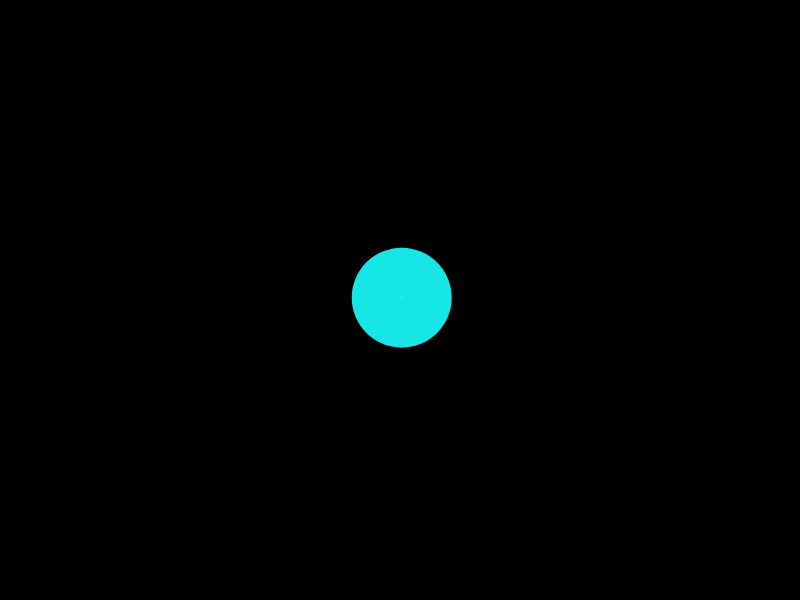
Frame 1 (no input)
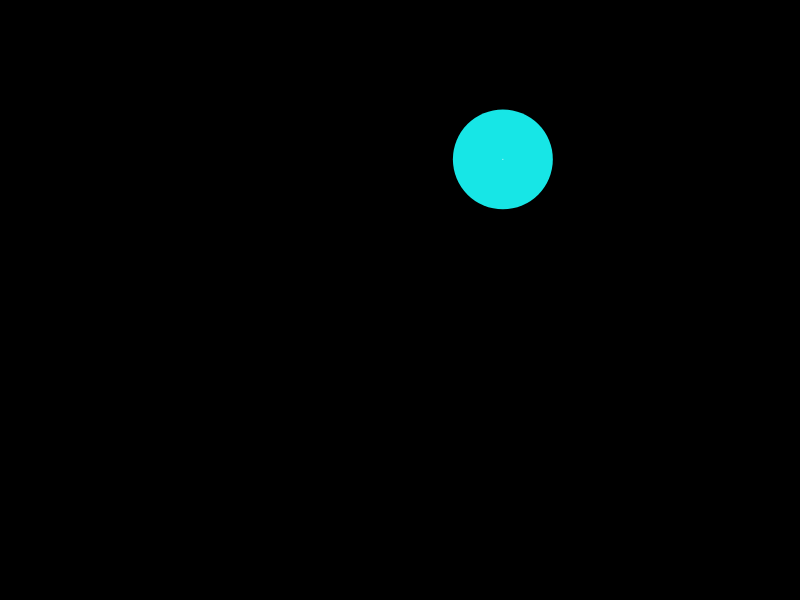
Frame 60 (no input)
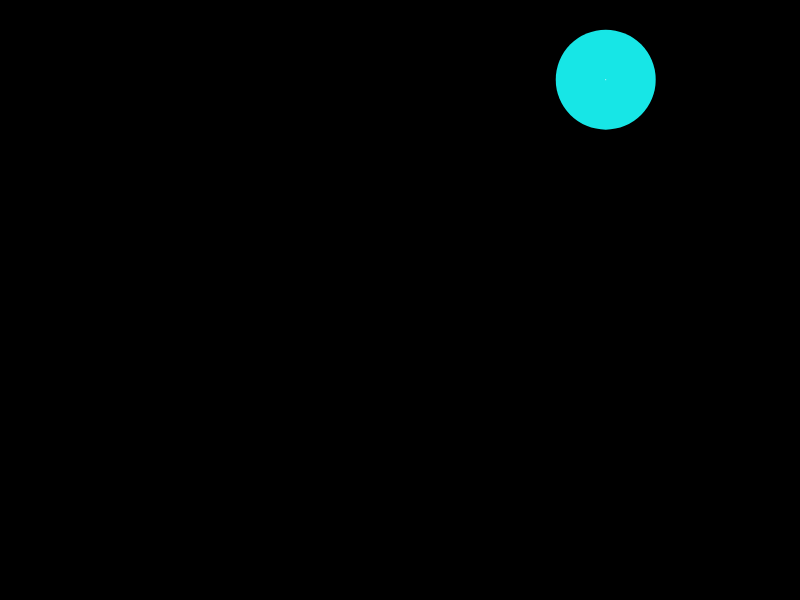
Frame 120 (the mouse pressed at the canvas centre since frame 60)

The p5.js sketch that drew these frames (run headless with seeded random() and noise() and a simulated clock; from frame 60 on, the mouse is pressed at the canvas centre):

// p5.js sketch
// ── sketch.js
let particles = []

function setup() {
  createCanvas(800, 600)
  colorMode(HSB, TWO_PI,1,1)
  
  particles.push(new Particle(width*0.5, height*0.5))

}

function draw() {
  background(0)
  
  
  particles.forEach((p) =>{ 
    p.move()
    p.display()
    p.reachOut(particles)
  })
  
}

function mouseReleased(){
  particles.push(new Particle(mouseX, mouseY))
}
// ── Particle.js
class Particle{
  constructor(_x, _y){
    this.pos = createVector(_x, _y)
    this.vel = createVector(random(-4, 4), random(-4, 4))

    this.Rad = random(20, 60)
    this.Col = color(map(_x, 0, width, 0, TWO_PI), 0.9, 0.9)
    
    this.friendliness = random(70, 250)
  }
  
  move(){
    this.pos.add(this.vel)
    
    if(this.pos.x + this.Rad >= width || this.pos.x - this.Rad <= 0){
      this.vel.x *= -1
    }
    if(this.pos.y + this.Rad >= height || this.pos.y - this.Rad <= 0){
      this.vel.y *= -1
    }
  }
  
  display(){
    fill(this.Col)
    noStroke()
    circle(this.pos.x, this.pos.y, this.Rad*2)
  }
  
  reachOut(_allparticles){
    _allparticles.forEach((otherP) =>{
      if(this.pos.dist(otherP.pos) <= this.friendliness){
        stroke(0, 0, 1)
        line(this.pos.x, this.pos.y, otherP.pos.x, otherP.pos.y)
      }
    })
  }
}
